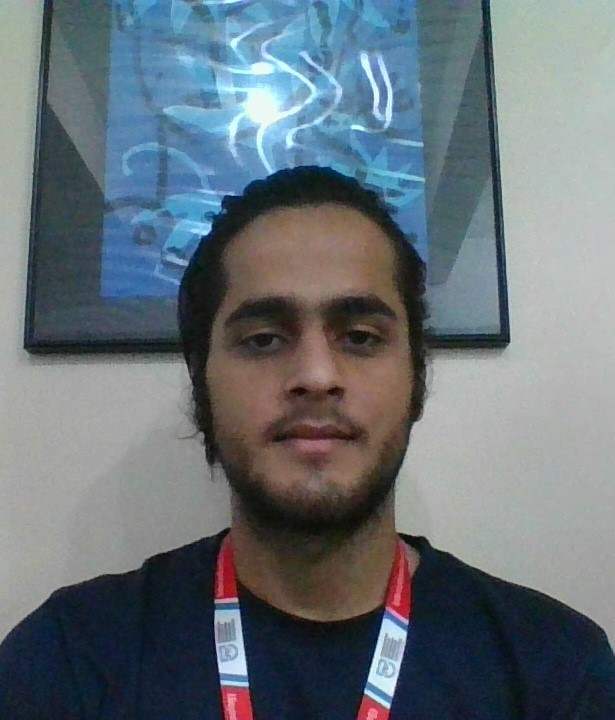
#> input picture Raghav_3.jpg, 615 x 720 px
$ python face_detect.py
#> lines starting #> are read from the running program, lines starting #| are printed output that depends on the picture
#> further down, img is the input picture: shape (720, 615, 3); mean B, G, R 119.3, 112.5, 102.7
import cv2 as cv
import numpy as np
def resizeImage(frame,scale):
#> called with scale = 0.5
    width=int(frame.shape[1]*scale)
#> width = 307
    height=int(frame.shape[0]*scale)
#> height = 360
    dimensions=(width,height)
#> dimensions = (307, 360)
    return cv.resize(frame,dimensions)

img=cv.imread("Raghav_3.jpg")
img=resizeImage(img,0.5)
#cv.imshow("image",img)

gray=cv.cvtColor(img,cv.COLOR_BGR2GRAY)
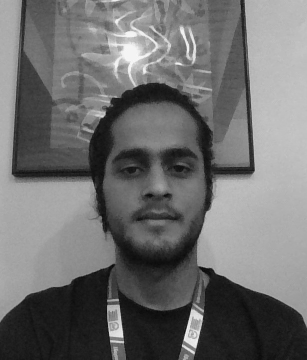
#> gray: shape (360, 307); min 8, max 247, mean 110.3
#cv.imshow("gray",gray)


#> (the run stopped early here; a loop or call above may not have finished)
